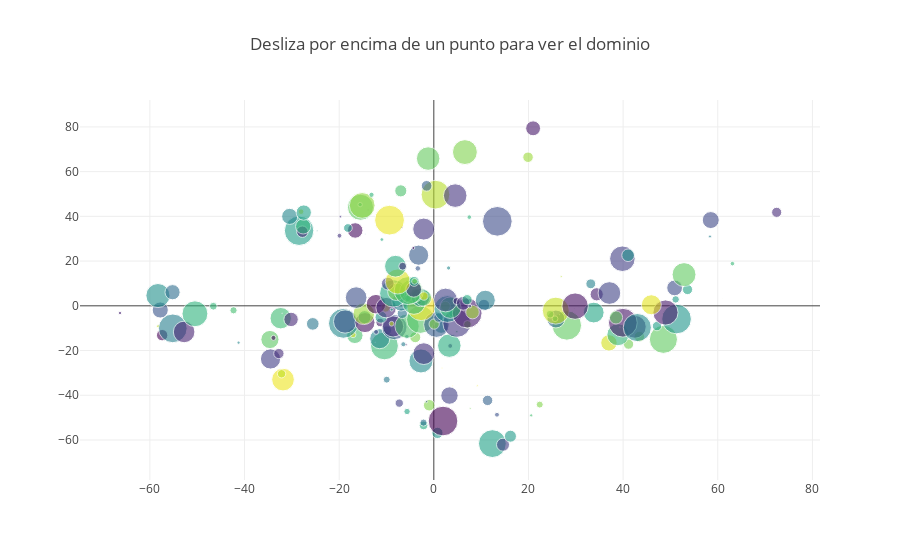

The notebook cell saved with this chart:
### Code cell
N = len(x)
colors = np.random.rand(N)*20
sz = np.random.rand(N)*30
#colors = [abs(j)*20 for j in x]
#sz = np.random.rand(N)*30


init_notebook_mode(connected=True)



data = [
    go.Scatter(
        x=x,
        y=y,
        mode='markers',
        text=labels,
        marker={'size': sz,
                'color': colors,
                'opacity': 0.6,
                'colorscale': 'Viridis'
                       })
        ]

layout = go.Layout(
    title='Desliza por encima de un punto para ver el dominio'
)

fig = go.Figure(data=data, layout=layout)
iplot(fig, filename='my_plot')

### Figure 1 — Plotly figure (JSON) as saved in the notebook; plotly's stock layout.template omitted (floating-point values rounded to 4 significant figures; data arrays with more than 128 entries replaced by an {"elided": "..."} marker saying what was removed)
{"data": [{"marker": {"color": {"elided": "200 float values"}, "colorscale": "Viridis", "opacity": 0.6, "size": {"elided": "200 float values"}}, "mode": "markers", "text": {"elided": "200 str values"}, "type": "scatter", "uid": "ef88227f-cef7-490c-8128-baeeeacae3f2", "x": {"elided": "200 float values"}, "y": {"elided": "200 float values"}}], "layout": {"title": {"text": "Desliza por encima de un punto para ver el dominio"}}}
